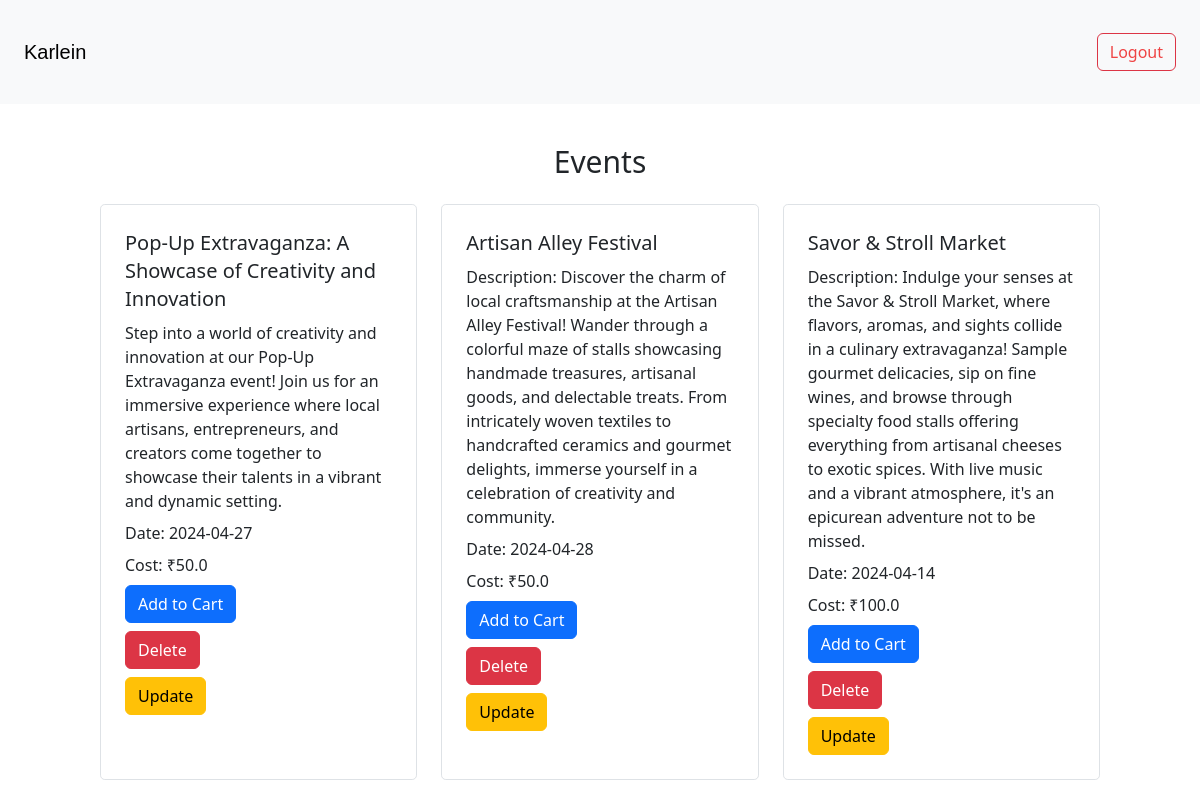
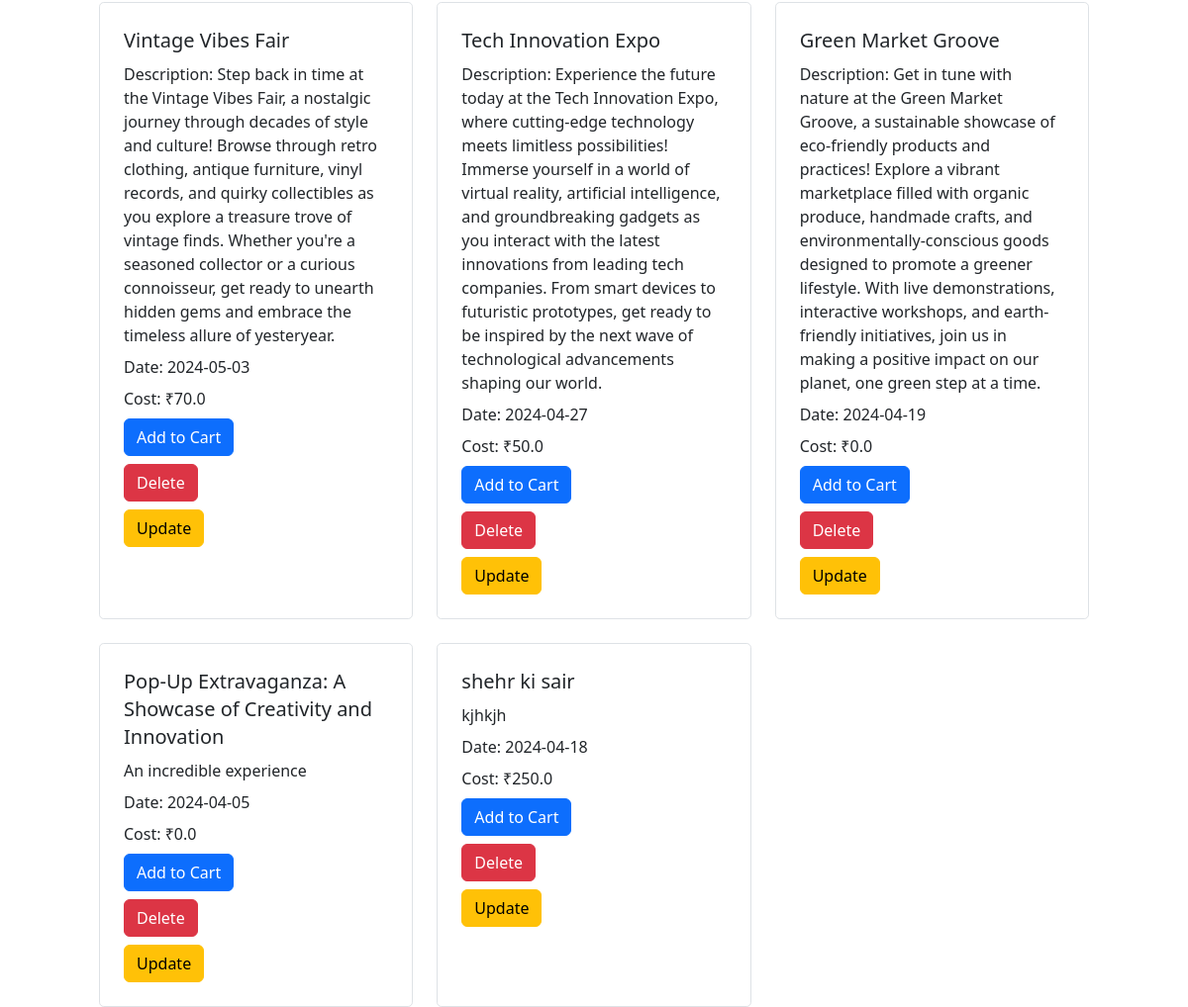
The app's page /events (signed in) with its own data (2 pictures, top to bottom).
### app.py (models this page shows)
class Event(db.Model):
    id = db.Column(db.Integer, primary_key=True)
    name = db.Column(db.String(100), nullable=False)
    description = db.Column(db.Text, nullable=False)
    date = db.Column(db.Date, nullable=False)
    cost = db.Column(db.Float, nullable=False)

### app.py (the view)
@app.route('/events')
def events():
    all_events = Event.query.all()
    return render_template('events.html', all_events=all_events)

### app.py (called while the page is built)
@login_manager.user_loader
def load_user(user_id):
    return db.session.get(User, int(user_id))

    @property
    def is_authenticated(self):
        return True

### templates/events.html (shortened to what this page needs)
{% extends "base.html" %}
{% block content %}
<nav class="navbar navbar-expand-lg bg-body-tertiary">
  <div class="container-fluid p-4">
    <a class="navbar-brand" href="{{ url_for('index') }}">Karlein</a>
    {% if current_user.is_authenticated %}
    <button class="btn btn-outline-danger ml-2">
      <a href="{{ url_for('logout') }}" class="text-red-500 hover:text-white underline-none">Logout</a>
  </button>
  {% else %}
  <button class="btn btn-outline-success ml-2">
    <a href="{{ url_for('login') }}" class="text-green-500 hover:text-white underline-none">Login</a>
</button>
      {% endif %}
  </div>
</nav>
<div class="container mx-auto">
    <h1 class="text-center text-3xl mt-10 mb-6">Events</h1>
    <div class="grid grid-cols-3 gap-4">
        {% for event in all_events %}
        <div class="p-4 border rounded-lg">
            <h2 class="text-xl">{{ event.name }}</h2>
            <p class="mt-2">{{ event.description }}</p>
            <p class="mt-2">Date: {{ event.date }}</p>
            <p class="mt-2">Cost: ₹{{ event.cost }}</p>
            <form action="{{ url_for('add_to_cart', event_id=event.id) }}" method="POST">
              <button type="submit" class="btn btn-primary mt-2">Add to Cart</button>
          </form>
          {% if current_user.is_authenticated %}
            {% if current_user.is_admin %}
        <form action="{{ url_for('delete_event', event_id=event.id) }}" method="POST">
            <button type="submit" class="btn btn-danger mt-2">Delete</button>
        </form>
        <form action="{{ url_for('update_event', event_id=event.id) }}" method="POST">
          <button type="submit" class="btn btn-warning mt-2">Update</button>
      </form>
            {% endif %}
          {% endif %}
        </div>
        {% endfor %}
    </div>
</div>
{% endblock %}

### static/style.css (style rules this page uses)
a { text-decoration: none; }
body { font-family: Arial, sans-serif; margin: 0; padding: 0; }
.container { max-width: 1200px; margin: 0 auto; padding: 0 20px; }
.navbar-brand { font-family: Impact, Haettenschweiler, 'Arial Narrow Bold', sans-serif; color: rgb(139 92 246); }
.btn { display: inline-block; padding: 10px 20px; background-color: #007bff; color: #fff; text-decoration: none; border: none; border-radius: 4px; transition: background-color 0.3s ease; }

### records on screen
Event: name "Pop-Up Extravaganza: A Showcase of Creativity and Innovation", description "Step into a world of creativity and innovation at our Pop-Up Extravaganza event! Join us for an immersive experience where local artisans, entrepreneurs, and creators come together to showcase their talents in a vibrant and dynamic setting.", date "2024-04-27", cost "50.0"
Event: name "Artisan Alley Festival", description "Description: Discover the charm of local craftsmanship at the Artisan Alley Festival! Wander through a colorful maze of stalls showcasing handmade treasures, artisanal goods, and delectable treats. From intricately woven textiles to handcrafted ceramics and gourmet delights, immerse yourself in a celebration of creativity and community.", date "2024-04-28", cost "50.0"
Event: name "Savor & Stroll Market", description "Description: Indulge your senses at the Savor & Stroll Market, where flavors, aromas, and sights collide in a culinary extravaganza! Sample gourmet delicacies, sip on fine wines, and browse through specialty food stalls offering everything from artisanal cheeses to exotic spices. With live music and a vibrant atmosphere, it's an epicurean adventure not to be missed.", date "2024-04-14", cost "100.0"
Event: name "Vintage Vibes Fair", description "Description: Step back in time at the Vintage Vibes Fair, a nostalgic journey through decades of style and culture! Browse through retro clothing, antique furniture, vinyl records, and quirky collectibles as you explore a treasure trove of vintage finds. Whether you're a seasoned collector or a curious connoisseur, get ready to unearth hidden gems and embrace the timeless allure of yesteryear.", date "2024-05-03", cost "70.0"
Event: name "Tech Innovation Expo", description "Description: Experience the future today at the Tech Innovation Expo, where cutting-edge technology meets limitless possibilities! Immerse yourself in a world of virtual reality, artificial intelligence, and groundbreaking gadgets as you interact with the latest innovations from leading tech companies. From smart devices to futuristic prototypes, get ready to be inspired by the next wave of technological advancements shaping our world.", date "2024-04-27", cost "50.0"
Event: name "Green Market Groove", description "Description: Get in tune with nature at the Green Market Groove, a sustainable showcase of eco-friendly products and practices! Explore a vibrant marketplace filled with organic produce, handmade crafts, and environmentally-conscious goods designed to promote a greener lifestyle. With live demonstrations, interactive workshops, and earth-friendly initiatives, join us in making a positive impact on our planet, one green step at a time.", date "2024-04-19", cost "0.0"
Event: name "Pop-Up Extravaganza: A Showcase of Creativity and Innovation", description "An incredible experience", date "2024-04-05", cost "0.0"
Event: name "shehr ki sair", description "kjhkjh", date "2024-04-18", cost "250.0"
